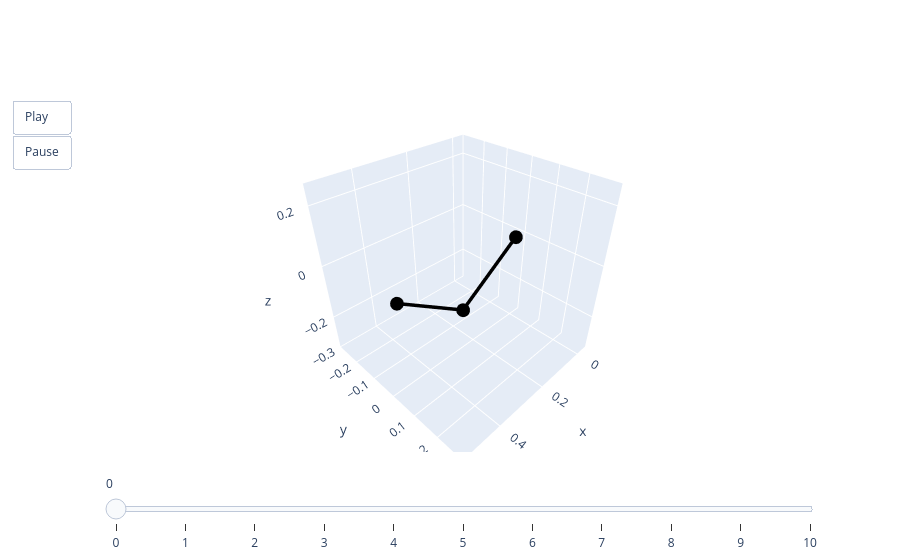

The notebook cell this image was saved under:
### Code cell
animate(pred[0])

### Figure 1 — Plotly figure (JSON) as saved in the notebook; plotly's stock layout.template omitted (floating-point values rounded to 4 significant figures)
{"data": [{"line": {"color": "black", "width": 7}, "mode": "lines+markers", "type": "scatter3d", "x": [0, 0.25, 0.5], "y": [0, 0, 0], "z": [0, -0.17, 0]}], "layout": {"scene": {"aspectmode": "cube", "xaxis": {"autorange": false, "range": [-0.05, 0.55]}, "yaxis": {"autorange": false, "range": [-0.3, 0.3]}, "zaxis": {"autorange": false, "range": [-0.335, 0.265]}}, "sliders": [{"steps": [{"args": [["0"], {"frame": {"duration": 0, "redraw": true}, "mode": "immediate"}], "label": "0", "method": "animate"}, {"args": [["1"], {"frame": {"duration": 0, "redraw": true}, "mode": "immediate"}], "label": "1", "method": "animate"}, {"args": [["2"], {"frame": {"duration": 0, "redraw": true}, "mode": "immediate"}], "label": "2", "method": "animate"}, {"args": [["3"], {"frame": {"duration": 0, "redraw": true}, "mode": "immediate"}], "label": "3", "method": "animate"}, {"args": [["4"], {"frame": {"duration": 0, "redraw": true}, "mode": "immediate"}], "label": "4", "method": "animate"}, {"args": [["5"], {"frame": {"duration": 0, "redraw": true}, "mode": "immediate"}], "label": "5", "method": "animate"}, {"args": [["6"], {"frame": {"duration": 0, "redraw": true}, "mode": "immediate"}], "label": "6", "method": "animate"}, {"args": [["7"], {"frame": {"duration": 0, "redraw": true}, "mode": "immediate"}], "label": "7", "method": "animate"}, {"args": [["8"], {"frame": {"duration": 0, "redraw": true}, "mode": "immediate"}], "label": "8", "method": "animate"}, {"args": [["9"], {"frame": {"duration": 0, "redraw": true}, "mode": "immediate"}], "label": "9", "method": "animate"}, {"args": [["10"], {"frame": {"duration": 0, "redraw": true}, "mode": "immediate"}], "label": "10", "method": "animate"}]}], "updatemenus": [{"buttons": [{"args": [null, {"frame": {"duration": 50, "redraw": true}, "fromcurrent": true}], "label": "Play", "method": "animate"}, {"args": [[null], {"frame": {"duration": 0, "redraw": true}, "mode": "immediate"}], "label": "Pause", "method": "animate"}], "showactive": false, "type": "buttons"}]}}
